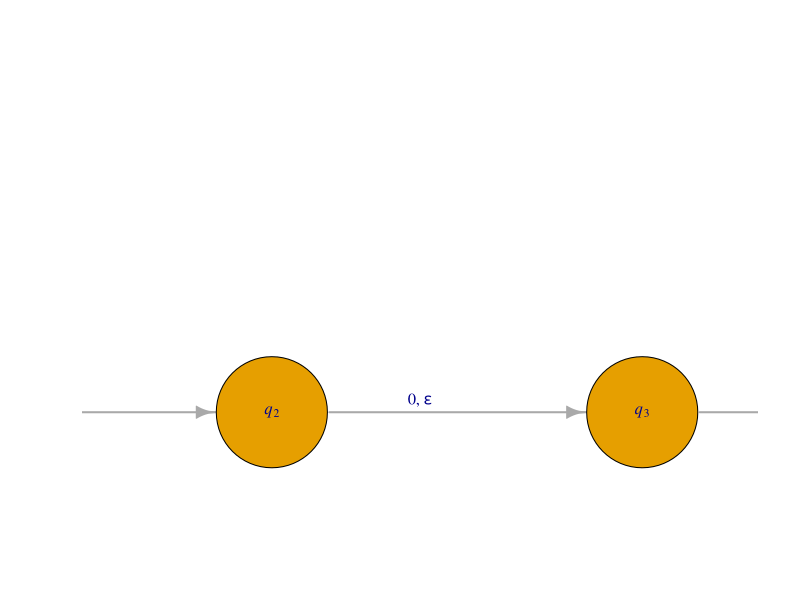

The R script that drew this image:
## ---- chunk 1
library(igraph)
a4 <- graph_from_literal(" "-+q1-+q2-+q3-+q4-+q4, q1-+q1, simplify=FALSE)
coords <- layout_on_grid(a4, width = 5)
plot(a4, 
     edge.curved = c(0, 0, 0, 0, 0.5, 0.5), 
     layout=coords,
     vertex.size = 15,
     vertex.shape = c("none", "circle", "circle", "circle", "circle"),
     vertex.label = c(" ", expression(italic(q)[1]), expression(italic(q)[2]), expression(italic(q)[3]), expression(italic(q)[4])),
     edge.loop.angle=3.14*1.5,
     mark.groups = list(5), mark.shape = 0.75, mark.col = "pink", mark.border = "black",
     vertex.label.cex = 1,
     edge.label = c("","     1\n", expression(atop("   0," ~ epsilon,  " ")), "  1\n","0,1\n","0,1\n"), 
     edge.label.cex = 1,
     edge.width = 2,
     ylim = c(-1.02,-0.65), xlim=c(-0.1,0.5))
